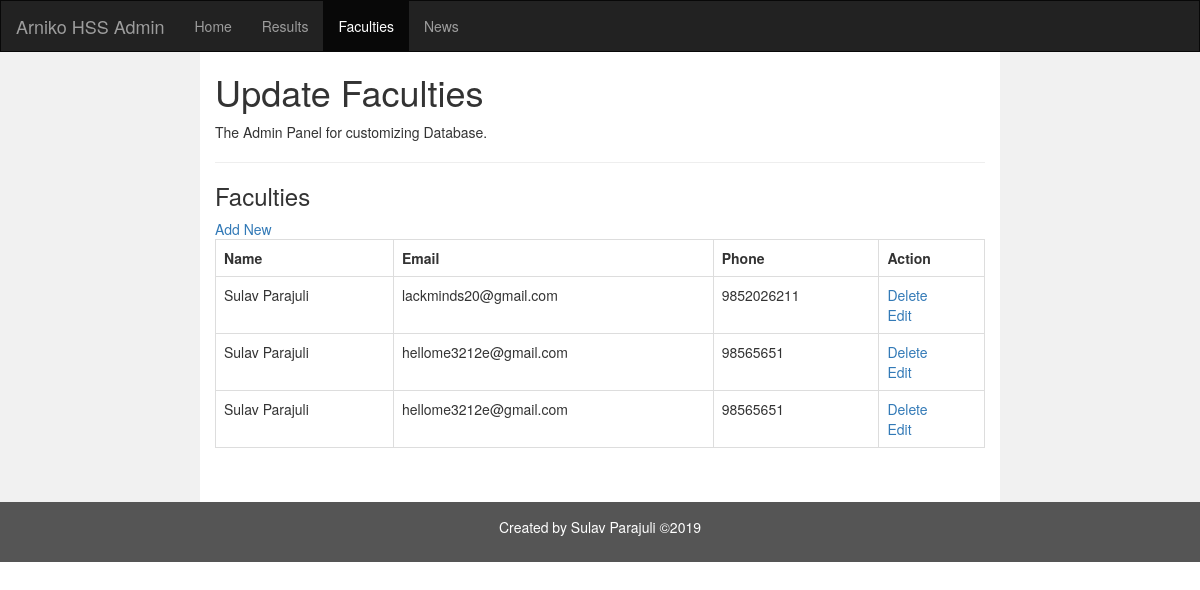
Screenshot of /admin/faculties.php with the database file from the repository.
### tables this page shows
CREATE TABLE `faculties` (
  `id` int(100) NOT NULL,
  `name` varchar(150) NOT NULL,
  `email` varchar(150) NOT NULL,
  `phone` varchar(15) NOT NULL
);

### admin/faculties.php (the view, shortened to what this page needs)
<!DOCTYPE html>
<html lang="en">
<head>
  <link rel="stylesheet" href="https://maxcdn.bootstrapcdn.com/bootstrap/3.4.0/css/bootstrap.min.css">
</head>
<body>
<nav class="navbar navbar-inverse">
  <div class="container-fluid">
    <div class="navbar-header">
      <a class="navbar-brand" href="#">Arniko HSS Admin</a>
    </div>
    <div class="collapse navbar-collapse" id="myNavbar">
      <ul class="nav navbar-nav">
        <li><a href="index.php">Home</a></li>
        <li><a href="result.php">Results</a></li>
        <li class="active"><a href="faculties.php">Faculties</a></li>
        <li><a href="news.php">News</a></li>
      </ul>
    </div>
  </div>
</nav>
<div class="container-fluid text-center">
  <div class="row content">
    <div class="col-sm-2 sidenav"></div>
    <div class="col-sm-8 text-left">
      <h1>Update Faculties</h1>
      <p>The Admin Panel for customizing Database.</p>
      <hr>
      <h3>Faculties</h3>
      <a href="addnewfac.php">Add New</a>
    <table class='table table-bordered '>
      <tr>
        <th>Name</th>
        <th>Email</th>
        <th>Phone</th>
        <th>Action</th>
    </tr>
    <?php
    include('../db.php');
    if ($conn->connect_error) {
        echo 'Problem Connecting to the Database';
        }
        else {
        $sql = "SELECT name,email,phone,id  FROM faculties";
        $result = $conn->query($sql);
        if ($result->num_rows > 0) {
            while($row = $result->fetch_assoc()) {
                $id = $row["id"];
                $name = $row["name"];
                $email = $row["email"];
                $phone = $row['phone'];
                ?>
            <tr>
                <td><?php echo $name;?></td>
                <td><?php echo $email;?></td>
                <td><?php echo $phone;?></td>
                <td> <a href="deletefaculty.php?id=<?php echo $id;?>"> Delete</a>
                <br><a href="editfaculty.php?id=<?php echo $id;?>"> Edit</a>
                </td>
            </tr>
            <?php
        }
    }
    }
        ?>
        </table>
    </div>
    <div class="col-sm-2 sidenav">
    </div>
  </div>
</div>
<footer class="container-fluid text-center">
  <p>Created by Sulav Parajuli &copy;2019</p>
</footer>
</body>
</html>

### admin/faculties.php (style rules this page uses)
.navbar { margin-bottom: 0; border-radius: 0; }
.row.content { height: 450px }
.sidenav { padding-top: 20px; background-color: #f1f1f1; height: 100%; }
footer { background-color: #555; color: white; padding: 15px; }

### rows the page displays
faculties: name "Sulav Parajuli", email "lackminds20@gmail.com", phone "9852026211"
faculties: name "Sulav Parajuli", email "hellome3212e@gmail.com", phone "98565651"
faculties: name "Sulav Parajuli", email "hellome3212e@gmail.com", phone "98565651"
